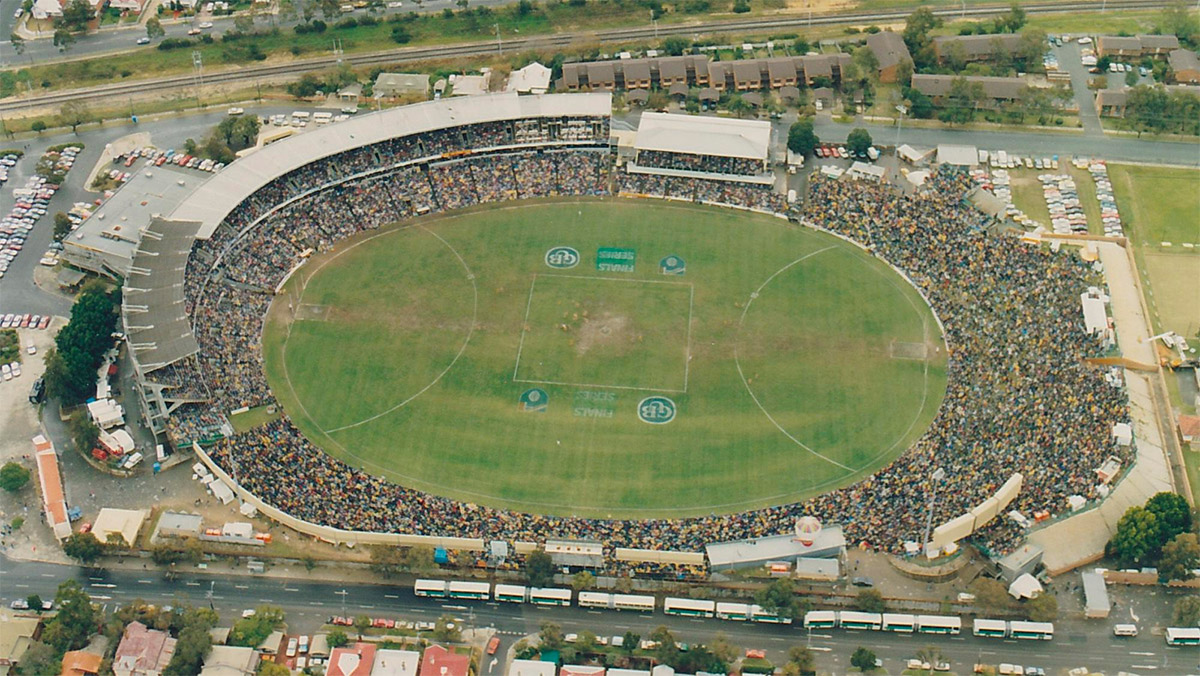
#> input picture .claude/review/subiaco_src/refs/01.jpg, 1200 x 676 px
$ python meas_tone.py ../../../subiaco_src/refs/01.jpg
#> lines starting #> are read from the running program, lines starting #| are printed output that depends on the picture
import numpy as np, sys
from PIL import Image
a=np.asarray(Image.open(sys.argv[1]).convert('RGB'),float)
N=a.shape[0];half=1500
#> after `N = a.shape[0]`: N = 676
def box(x0,x1,y0,y1):
  i0=int((half-y1)/(2*half)*N);i1=int((half-y0)/(2*half)*N);j0=int((x0+half)/(2*half)*N);j1=int((x1+half)/(2*half)*N); return a[i0:i1,j0:j1]
for n,b in [('SW forest',(-700,-420,-400,50)),('stadium field',(-60,60,-60,60)),('golf NE',(150,250,450,600))]:
  s=box(*b);L=s.mean(2);exg=2*s[...,1]-s[...,0]-s[...,2]
  print(n,'L p10/50/90',np.percentile(L,[10,50,90]).round(),'exg p50',np.median(exg).round(),'lowLfrac',(L<55).mean().round(3))
#> this loop made 3 passes
#| SW forest L p10/50/90 [ 60. 104. 147.] exg p50 11.0 lowLfrac 0.076
#| stadium field L p10/50/90 [ 93. 100. 106.] exg p50 78.0 lowLfrac 0.0
#| golf NE L p10/50/90 [ 77. 107. 151.] exg p50 10.0 lowLfrac 0.024
#> pass 1, `s = box(*b)`:
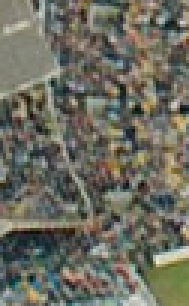
#> s: shape (102, 63, 3) float64 (shown 3 times larger); mean of channels 0, 1, 2 108.3, 108.2, 96.1; drawn as R, G, B
#> pass 1, `L = s.mean(2)`:
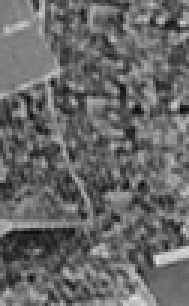
#> L: shape (102, 63) float64 (shown 3 times larger); min 9, max 223, mean 104.2
#> pass 1, `exg = 2 * s[..., 1] - s[..., 0] - s[..., 2]`:
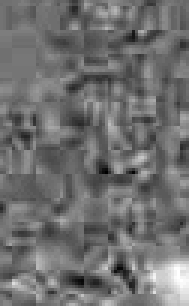
#> exg: shape (102, 63) float64 (shown 3 times larger); min -46, max 86, mean 11.9; drawn with min black and max white
#> pass 2, `s = box(*b)`:
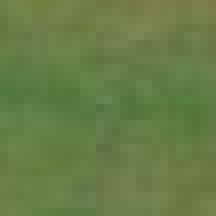
#> s: shape (27, 27, 3) float64 (shown 8 times larger); mean of channels 0, 1, 2 102.8, 125.2, 69.9; drawn as R, G, B
#> after the loop:
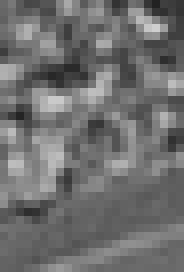
#> L: shape (34, 23) float64 (shown 8 times larger); min 34, max 207, mean 111.4
#> after the loop:
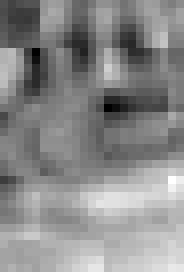
#> exg: shape (34, 23) float64 (shown 8 times larger); min -40, max 55, mean 11.5; drawn with min black and max white
